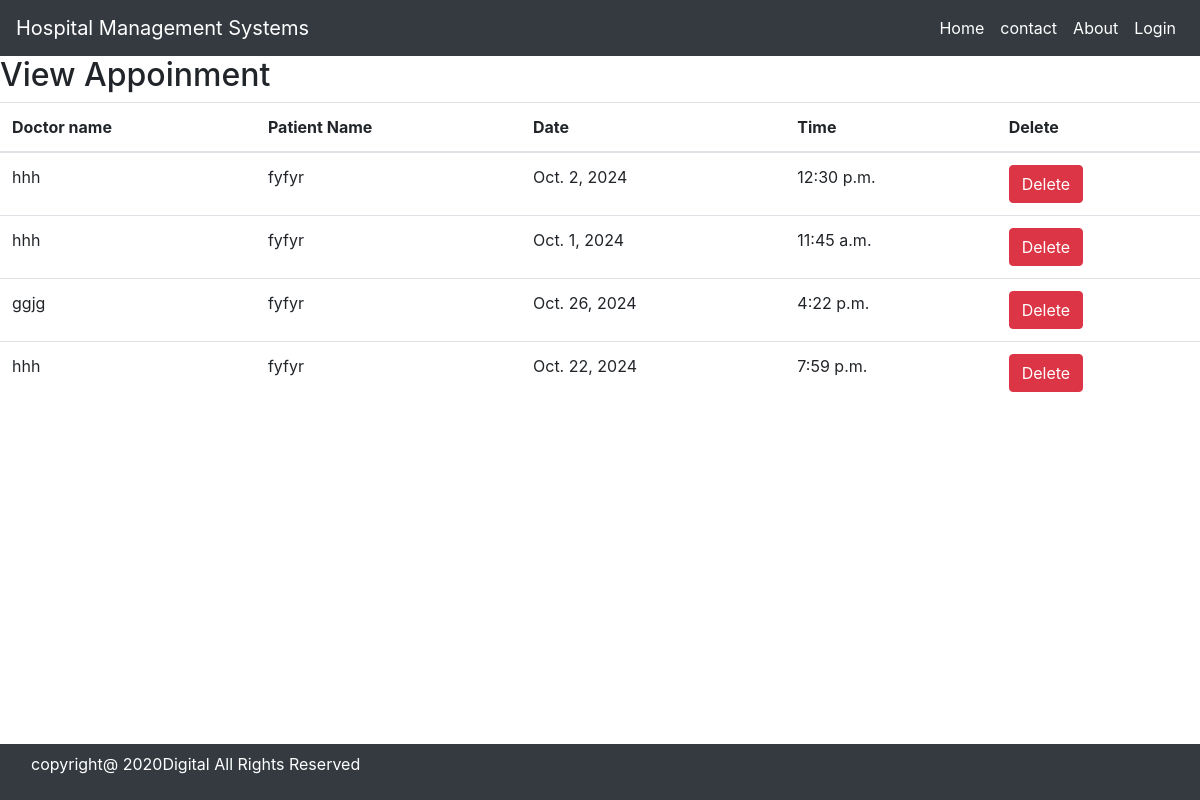
The page /view_appoinment on the database its author committed.
### myapp/models.py (models this page shows)
class Appoinment(models.Model):
    Doctor=models.ForeignKey(Doctor,on_delete=models.CASCADE)
    Patient=models.ForeignKey(Patient,on_delete=models.CASCADE)
    Date=models.DateField()
    Time=models.TimeField()

class Doctor(models.Model):
    Name=models.CharField(max_length=50)
    mobile = models.CharField(max_length=15, null=True)
    special=models.CharField(max_length=50)

class Patient(models.Model):
    Name=models.CharField(max_length=50)
    gender=models.CharField(max_length=50)
    mobile=models.IntegerField(null=True)
    adress=models.CharField(max_length=200)

### myapp/views.py (the view)
# urls.py: path('view_appoinment',views.view_appoinment,name='view_appoinment'),
def view_appoinment(request):
   doc=Appoinment.objects.all()
   d={'doc':doc}
   return render(request,'view_appoinment.html',d)

### templates/view_appoinment.html
{% extends 'base.html' %}
{% block content %}
<div>
 <h2>View Appoinment</h2>
    <table id="example" class="table table-hover">
        <thead>
            <tr>
                <th>Doctor name</th>
                <th>Patient Name</th>
                <th>Date</th>
                <th>Time</th>
                <th>Delete</th>
            </tr>
        </thead>
        <tbody>
            {% for i in doc %}
            <tr>
                <td>{{i.Doctor.Name}}</td>
                <td>{{i.Patient.Name}}</td>
                <td>{{i.Date}}</td>
                <td>{{i.Time}}</td>
                <td><a href="{% url 'delete_appoinment' i.id %}" onclick="return confirm ('are you sure want to delete?')" class="btn btn-danger">Delete</a></td>
            </tr>
            {% endfor %}
        </tbody>
    </table>
</div>
{% endblock %}

### rows shown on the page
Appoinment: Doctor.Name "hhh", Patient.Name "fyfyr", Date "Oct. 2, 2024", Time "12:30 p.m."
Appoinment: Doctor.Name "hhh", Patient.Name "fyfyr", Date "Oct. 1, 2024", Time "11:45 a.m."
Appoinment: Doctor.Name "ggjg", Patient.Name "fyfyr", Date "Oct. 26, 2024", Time "4:22 p.m."
Appoinment: Doctor.Name "hhh", Patient.Name "fyfyr", Date "Oct. 22, 2024", Time "7:59 p.m."
